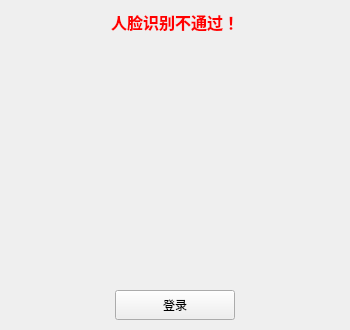
<?xml version="1.0" encoding="UTF-8"?>
<ui version="4.0">
 <author>高颢嘉</author>
 <class>face_id_window</class>
 <widget class="QMainWindow" name="face_id_window">
  <property name="geometry">
   <rect>
    <x>0</x>
    <y>0</y>
    <width>350</width>
    <height>330</height>
   </rect>
  </property>
  <property name="windowTitle">
   <string>人脸识别</string>
  </property>
  <property name="styleSheet">
   <string notr="true">::Sign_in_window
{
border-image:url(:/sign_in/OIP-C.jpg)
}</string>
  </property>
  <widget class="QWidget" name="centralwidget">
   <widget class="QPushButton" name="sign_in_button">
    <property name="geometry">
     <rect>
      <x>115</x>
      <y>290</y>
      <width>120</width>
      <height>30</height>
     </rect>
    </property>
    <property name="text">
     <string>登录</string>
    </property>
   </widget>
   <widget class="QLabel" name="background_image">
    <property name="geometry">
     <rect>
      <x>0</x>
      <y>0</y>
      <width>351</width>
      <height>331</height>
     </rect>
    </property>
    <property name="text">
     <string/>
    </property>
   </widget>
   <widget class="QLabel" name="camera_label">
    <property name="geometry">
     <rect>
      <x>15</x>
      <y>40</y>
      <width>320</width>
      <height>240</height>
     </rect>
    </property>
    <property name="text">
     <string/>
    </property>
   </widget>
   <widget class="QLabel" name="info_label">
    <property name="geometry">
     <rect>
      <x>75</x>
      <y>10</y>
      <width>200</width>
      <height>21</height>
     </rect>
    </property>
    <property name="font">
     <font>
      <pointsize>12</pointsize>
      <weight>75</weight>
      <bold>true</bold>
     </font>
    </property>
    <property name="text">
     <string>&lt;html&gt;&lt;head/&gt;&lt;body&gt;&lt;p&gt;&lt;span style=&quot; font-size:12pt; font-weight:600; color:#ff0000;&quot;&gt;人脸识别不通过！&lt;/span&gt;&lt;/p&gt;&lt;/body&gt;&lt;/html&gt;</string>
    </property>
    <property name="alignment">
     <set>Qt::AlignCenter</set>
    </property>
   </widget>
   <zorder>background_image</zorder>
   <zorder>sign_in_button</zorder>
   <zorder>camera_label</zorder>
   <zorder>info_label</zorder>
  </widget>
 </widget>
 <resources/>
 <connections/>
</ui>
